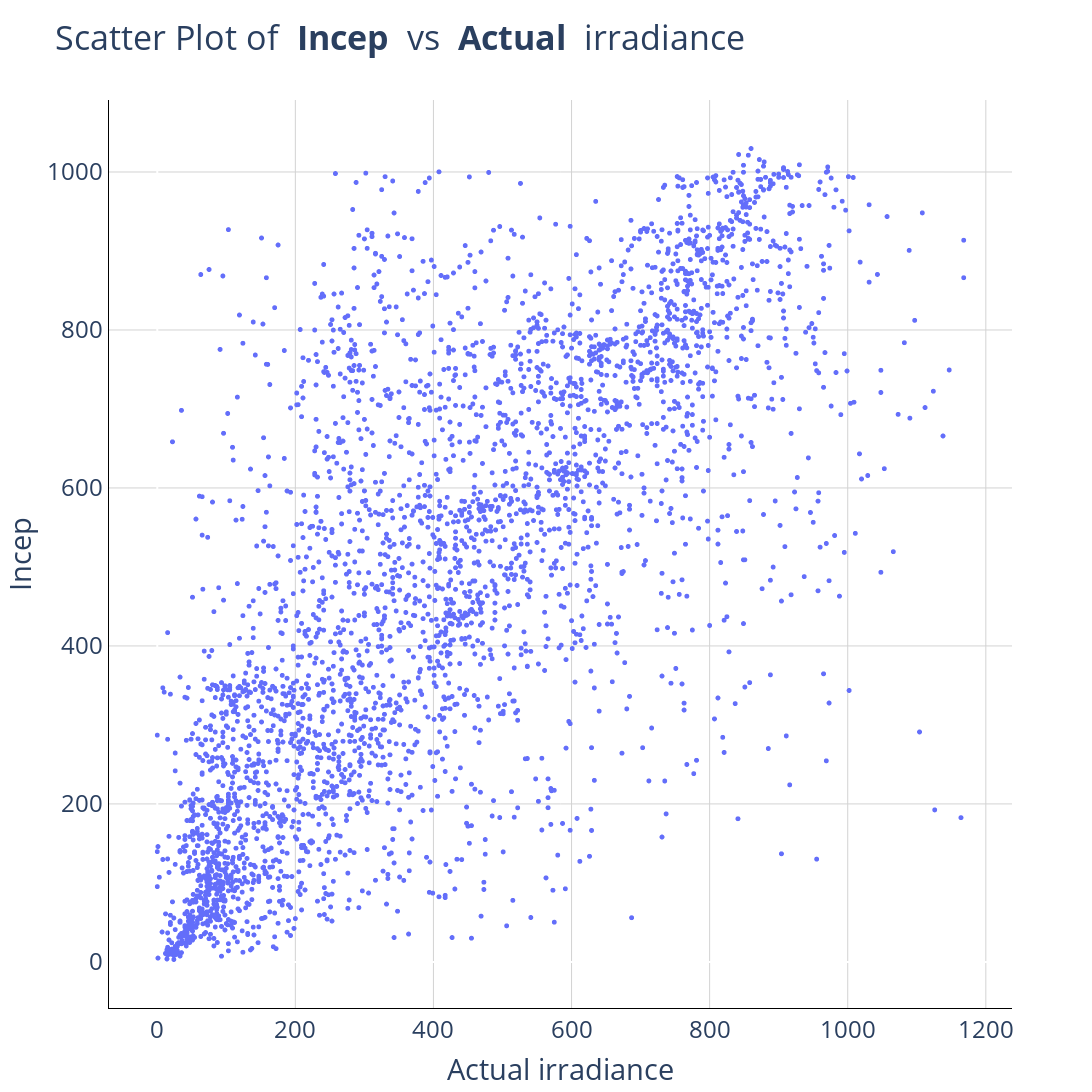

Write notebook code for a chart like this one.
### Code cell
df = df.rename(columns={'irradiance': 'Actual irradiance'})

fig = px.scatter(df, 
                 x='Actual irradiance', 
                 y='Incep', 
                 title='Scatter Plot of <b> Incep </b> vs <b> Actual </b> irradiance')
# fig size square
fig.update_traces(marker=dict(size=5))
fig.update_layout(font=dict(size=24),width=1200, height=1200)
fig.update_layout(
    plot_bgcolor='white',
    xaxis=dict(
        linecolor='black',
        showgrid=True,
        gridcolor='lightgrey'
    ),
    yaxis=dict(
        linecolor='black',
        showgrid=True,
        gridcolor='lightgrey'
    )
)

### Figure 1 — Plotly figure (JSON) as saved in the notebook; plotly's stock layout.template omitted (floating-point values rounded to 4 significant figures; data arrays with more than 128 entries replaced by an {"elided": "..."} marker saying what was removed)
{"data": [{"hovertemplate": "Actual irradiance=%{x}<br>Incep=%{y}<extra></extra>", "legendgroup": "", "marker": {"color": "#636efa", "size": 5, "symbol": "circle"}, "mode": "markers", "name": "", "showlegend": false, "type": "scattergl", "x": {"elided": "3523 int values"}, "xaxis": "x", "y": {"elided": "3523 float values"}, "yaxis": "y"}], "layout": {"font": {"size": 24}, "height": 1200, "legend": {"tracegroupgap": 0}, "plot_bgcolor": "white", "title": {"text": "Scatter Plot of <b> Incep </b> vs <b> Actual </b> irradiance"}, "width": 1200, "xaxis": {"anchor": "y", "domain": [0, 1], "gridcolor": "lightgrey", "linecolor": "black", "showgrid": true, "title": {"text": "Actual irradiance"}}, "yaxis": {"anchor": "x", "domain": [0, 1], "gridcolor": "lightgrey", "linecolor": "black", "showgrid": true, "title": {"text": "Incep"}}}}
